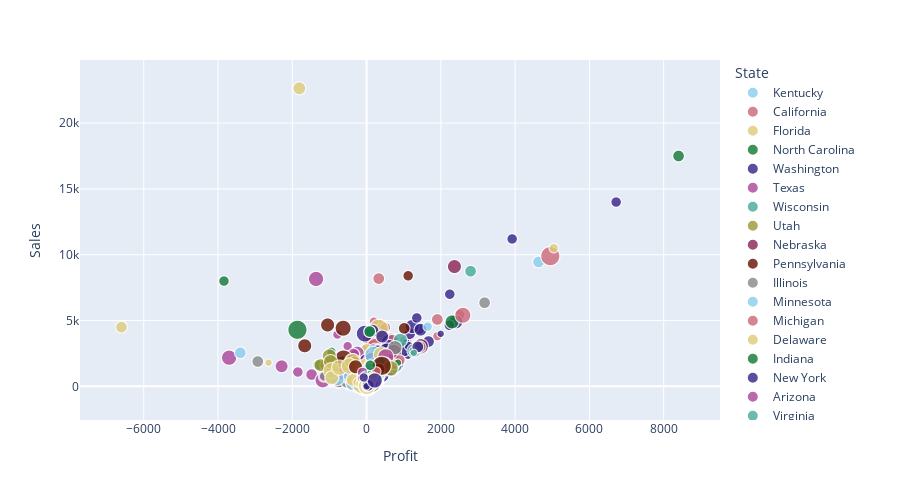

Write notebook code for a chart like this one.
### Markdown cell above
### Here is a ditribution of Profit vs Sales for all the states. We notice that Indiana has made the max profit and the sales distribution of this state also seem to be maximum. Second we have florida with the Maximum sales of all with average profit

### Code cell
px.scatter(data_frame=df,x='Profit',y='Sales',
           size='Quantity',
           color='State',
           color_discrete_sequence=px.colors.qualitative.Safe,
           opacity=0.8,
           width=900,
           height=500)
